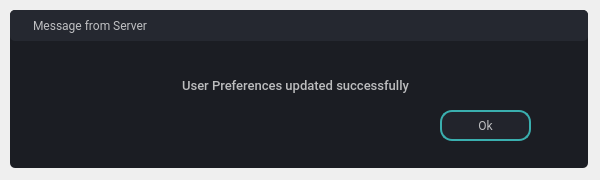
<?xml version="1.0" encoding="UTF-8"?>
<ui version="4.0">
 <class>Dialog</class>
 <widget class="QDialog" name="Dialog">
  <property name="geometry">
   <rect>
    <x>0</x>
    <y>0</y>
    <width>600</width>
    <height>180</height>
   </rect>
  </property>
  <property name="windowTitle">
   <string>Dialog</string>
  </property>
  <widget class="QFrame" name="drop_shadow_frame">
   <property name="geometry">
    <rect>
     <x>10</x>
     <y>10</y>
     <width>578</width>
     <height>158</height>
    </rect>
   </property>
   <property name="styleSheet">
    <string notr="true">background-color: rgb(27, 29, 35);
border-radius:5px;</string>
   </property>
   <property name="frameShape">
    <enum>QFrame::StyledPanel</enum>
   </property>
   <property name="frameShadow">
    <enum>QFrame::Raised</enum>
   </property>
   <widget class="QLabel" name="msg">
    <property name="geometry">
     <rect>
      <x>0</x>
      <y>0</y>
      <width>578</width>
      <height>31</height>
     </rect>
    </property>
    <property name="font">
     <font>
      <family>Roboto</family>
      <pointsize>9</pointsize>
     </font>
    </property>
    <property name="styleSheet">
     <string notr="true">#msg{
	padding-left:20px;
	background-color: rgb(37, 40, 48);
	color:rgba(255, 255, 255, 180);
	border-top-left-radius: 5px;
	border-top-right-radius:5px;
}</string>
    </property>
    <property name="text">
     <string>Message from Server</string>
    </property>
   </widget>
   <widget class="QPushButton" name="btn_ok">
    <property name="geometry">
     <rect>
      <x>430</x>
      <y>100</y>
      <width>91</width>
      <height>31</height>
     </rect>
    </property>
    <property name="font">
     <font>
      <family>Roboto</family>
      <pointsize>9</pointsize>
     </font>
    </property>
    <property name="cursor">
     <cursorShape>PointingHandCursor</cursorShape>
    </property>
    <property name="styleSheet">
     <string notr="true">QPushButton{
      border-radius:12px;
      /*border:2px solid rgb(41, 44, 53);*/
	  border:2px solid rgb(58, 175, 175);
      background-color:rgb(34,36,44);
      color:rgba(255, 255, 255, 180);
      font-size:9pt;
}
QPushButton:hover{
      /*border:2px solid rgb(114, 254, 120); */
	border: 2px solid rgb(231, 0, 116);
}</string>
    </property>
    <property name="text">
     <string>Ok</string>
    </property>
   </widget>
   <widget class="QLabel" name="info">
    <property name="geometry">
     <rect>
      <x>10</x>
      <y>60</y>
      <width>551</width>
      <height>31</height>
     </rect>
    </property>
    <property name="font">
     <font>
      <family>Roboto Medium</family>
      <pointsize>10</pointsize>
     </font>
    </property>
    <property name="styleSheet">
     <string notr="true">color:rgba(255, 255, 255, 180);</string>
    </property>
    <property name="text">
     <string>User Preferences updated successfully</string>
    </property>
    <property name="alignment">
     <set>Qt::AlignCenter</set>
    </property>
   </widget>
  </widget>
 </widget>
 <resources/>
 <connections/>
</ui>
